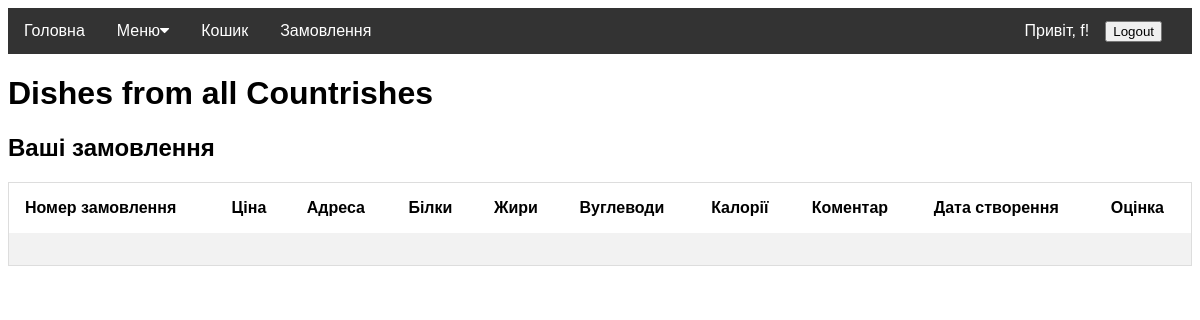
/user/orders/2 (signed in), run on an earlier commit of the app's database.
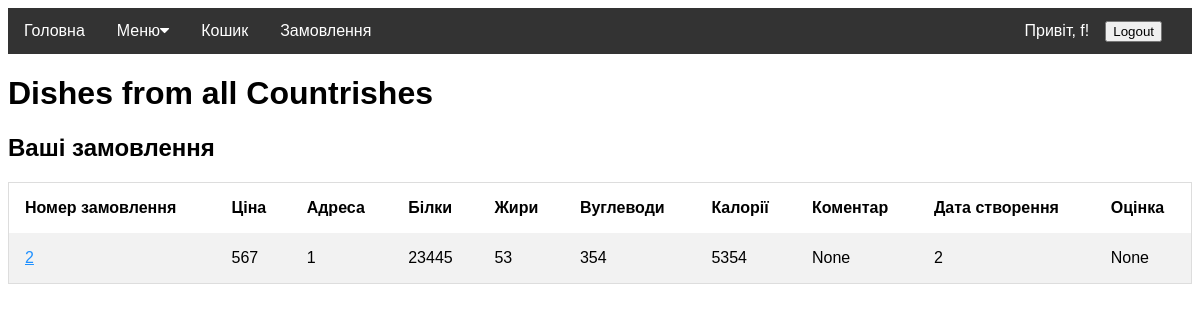
And on a later commit of the database.
### tables this page shows
CREATE TABLE "Orders" (
	"ID"	INTEGER NOT NULL UNIQUE,
	"User"	INTEGER NOT NULL,
	"Address"	INTEGER NOT NULL,
	"Price"	INTEGER NOT NULL,
	"Protein"	INTEGER NOT NULL,
	"Fat"	INTEGER NOT NULL,
	"Carb"	INTEGER NOT NULL,
	"Ccal"	INTEGER NOT NULL,
	"Comment"	TEXT,
	"Created_at"	INTEGER NOT NULL,
	"Rate"	INTEGER,
	PRIMARY KEY("ID" AUTOINCREMENT),
	FOREIGN KEY("Address") REFERENCES "Addresses"("ID"),
	FOREIGN KEY("User") REFERENCES "Users"("ID")
);

### app.py (the view)
@app.route('/user/orders/<id>', methods=['GET'])
def get_order_from_history(id):
    if session.get('ID'):
        with SQLiteDB('dish.db') as db:
            orders =db.select_from_db('Orders', ['*'], {'User':session['ID']})
            order = None
            for item in orders:
                if item["ID"] == int(id):
                    order = item
            return render_template('order.html', order=order, user=session)
    return app.redirect("/user/login", code=302)

### database.py (called while the page is built)
def dict_factory(cursor, row):
    d = {}
    for idx, col in enumerate(cursor.description):
        d[col[0]] = row[idx]
    return d

    def __enter__(self):
        return self

    def __exit__(self, exc_type, exc_val, exc_tb):
        self.con.commit()
        self.con.close()

    def query_db(self, query, one=False):
        result =  self.cur.execute(query).fetchall()
        return (result[0] if result else None) if one else result

    def select_from_db(self, table_name, columns:list, where=None, one=False):
        columns = ', '.join(columns)
        query = f"SELECT {columns} FROM {table_name}"
        if where:
            where = ', '.join([f"{key}='{value}'" for key, value in where.items()])
            query += f' WHERE {where}'
        return self.query_db(query, one)

### templates/order.html
{% extends 'base.html' %}
{% block content %}
    <h2>Ваші замовлення</h2>
    <table>
        <tr>
            <th>Номер замовлення</th>
            <th>Ціна</th>
            <th>Адреса</th>
            <th>Білки</th>
            <th>Жири</th>
            <th>Вуглеводи</th>
            <th>Калорії</th>
            <th>Коментар</th>
            <th>Дата створення</th>
            <th>Оцінка</th>
        </tr>
            <tr>
                <td><a href={{ url_for("get_order_from_history", id=order.ID) }}> {{ order.ID }}</a></td>
                <td>{{ order.Price }}</td>
                <td>{{ order.Address }}</td>
                <td>{{ order.Protein }}</td>
                <td>{{ order.Fat }}</td>
                <td>{{ order.Carb }}</td>
                <td>{{ order.Ccal }}</td>
                <td>{{ order.Comment }}</td>
                <td>{{ order.Created_at }}</td>
                <td>{{ order.Rate }}</td>
            </tr>
    </table>
{% endblock %}

### templates/base.html (shortened to what this page needs)
<!doctype html>
<link rel="stylesheet" href="{{ url_for('static', filename='styles.css') }}">
<link rel="stylesheet" href="https://cdnjs.cloudflare.com/ajax/libs/font-awesome/4.7.0/css/font-awesome.min.css">
<nav class="navbar">
    <a href="/">Головна</a>
    <div class="subnav">
        <button class="subnavbtn"><a class="subnav-link" href="/menu">Меню </a><i class="fa fa-caret-down"></i></button>
    </div>
    <a href="/cart">Кошик</a>
    <a href="/user/orders">Замовлення</a>
    <div class="user-part">
        {% if user %}
       <a href="/user">Привіт, {{ user.First_name }}!</a>
        <div>
            <form method="POST" action="/user/logout">
                <input value="Logout" type="submit">
            </form>
        </div>
    {% else %}
        <a href="{{ url_for('user_login') }}">Увійти</a>
        <a href="{{ url_for('user_register') }}">Регістрація</a>
    {% endif  %}
    </div>
</nav>
    <h1>Dishes from all Countrishes</h1>
<section class="content">
    {% block content %}{% endblock %}
</section>

### static/styles.css (style rules this page uses)
* { box-sizing: border-box }
a { color: dodgerblue; }
.navbar { overflow: hidden; background-color: #333; }
.navbar a { float: left; font-size: 16px; color: white; text-align: center; padding: 14px 16px; text-decoration: none; }
.navbar .subnav-link { padding: 0; }
.subnav { float: left; overflow: hidden; }
.subnav .subnavbtn { font-size: 16px; border: none; outline: none; color: white; padding: 14px 16px; background-color: inherit; font-family: inherit; margin: 0; }
.user-part { display: flex; float: right; padding-right: 30px; align-items: center; }
.user-part div { display: inline-block; }
* { box-sizing: border-box; }
table { border-collapse: collapse; border-spacing: 0; width: 100%; border: 1px solid #ddd; }
th, td { text-align: left; padding: 16px; }
tr:nth-child(even) { background-color: #f2f2f2; }

What changed in the data, as far as the page shows it:
added Orders: ID "2", Price "567", Address "1", Protein "23445", Fat "53", Carb "354", Ccal "5354", Created_at "2"
Also different on the page:
{{ order.Comment }}: (not shown) → "None"
{{ order.Rate }}: (not shown) → "None"
